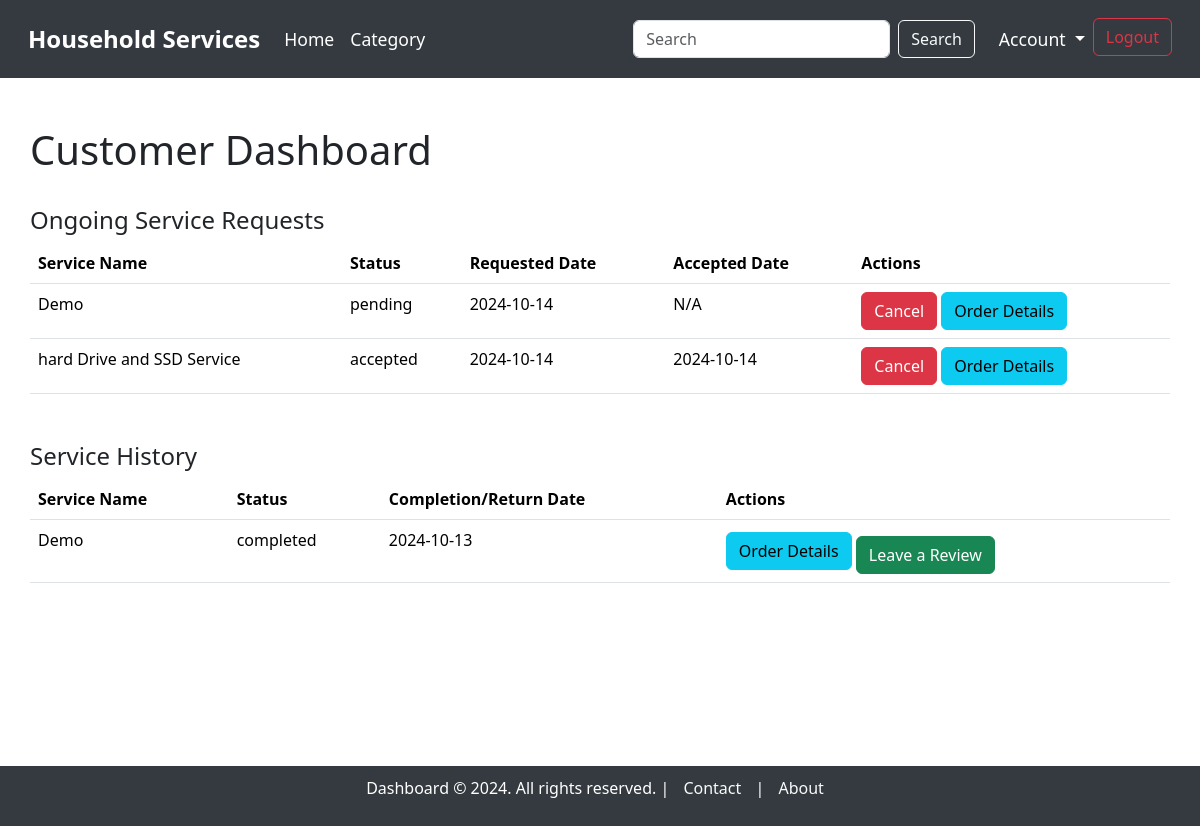
Page /customer_dashboard (signed in) on the earlier database version.
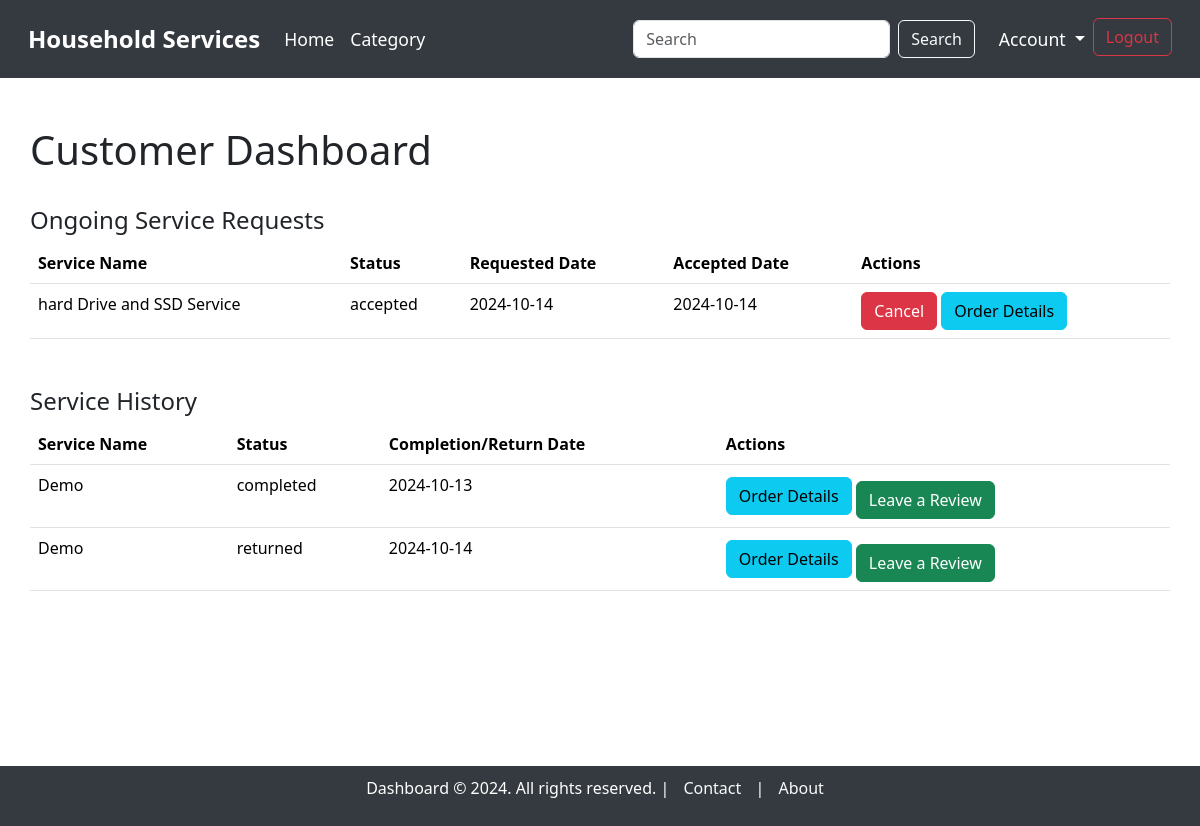
Same page on the later database version.
### model.py (models this page shows, shortened)
class ServiceRequest(db.Model):
    __tablename__ = "service_requests"
    service_request_id = db.Column(db.Integer, autoincrement=True, primary_key=True)
    service_id = db.Column(db.Integer, db.ForeignKey('service.service_id'), nullable=False)
    user_id = db.Column(db.Integer, db.ForeignKey('users.user_id'), nullable=False)
    supplier_id = db.Column(db.Integer, db.ForeignKey('users.user_id'), nullable=True)  # Link to supplier (optional)
    service_description = db.Column(db.String, nullable=False)
    experience_years = db.Column(db.Integer, nullable=True)
    created_at = db.Column(db.DateTime, default=datetime.utcnow)
    updated_at = db.Column(db.DateTime, default=datetime.utcnow, onupdate=datetime.utcnow)
    date_requested = db.Column(db.DateTime, default=datetime.utcnow, nullable=True)
    date_issued = db.Column(db.DateTime, nullable=True)  #accepted date
    date_completed = db.Column(db.DateTime, nullable=True)
    date_returned = db.Column(db.DateTime, nullable=True)
    status = db.Column(db.String, default='pending')  # 'pending', 'accepted', 'rejected', 'completed', 'returned', 'cancelled'
    price = db.Column(db.Integer, nullable=False)  # Price associated with the service
    customer = db.relationship('User', foreign_keys=[user_id], backref='customer_requests')
    supplier = db.relationship('User', foreign_keys=[supplier_id], backref='supplier_requests')
    service = db.relationship('Service', backref='requests')

class Service(db.Model):
    __tablename__ = "service"
    service_id = db.Column(db.Integer, autoincrement=True, primary_key=True)
    category_id = db.Column(db.Integer, db.ForeignKey('category.category_id'), nullable=False)  # Link to Category model
    supplier_id = db.Column(db.Integer, db.ForeignKey('users.user_id'), nullable=False)  # Link to the supplier
    service_name = db.Column(db.String, unique=True, nullable=False)
    service_description = db.Column(db.String, nullable=False)
    created_at = db.Column(db.DateTime, default=datetime.utcnow)
    updated_at = db.Column(db.DateTime, default=datetime.utcnow, onupdate=datetime.utcnow)
    price = db.Column(db.Integer)
    image = db.Column(db.String)  # Path to the uploaded image
    supplier = db.relationship('User', backref='services')  # Relationship to supplier (User)
    category = db.relationship('Category', backref='services')  # Relationship to Category

### main.py (the view)
@app.route('/customer_dashboard', methods=['GET'])
@login_required(role="customer")
def customer_dashboard():
    user_id = session.get('user_id')
    service_requests = ServiceRequest.query.filter_by(user_id=user_id).filter(ServiceRequest.status.in_(['pending', 'accepted'])).all()
    history_requests = ServiceRequest.query.filter_by(user_id=user_id).filter(ServiceRequest.status.in_(['completed', 'returned'])).all()
    return render_template('dashboard/customer_dashboard.html',
                           service_requests=service_requests,
                           history_requests=history_requests)

### main.py (called while the page is built)
def login_required(role):
    def wrapper(original):
        @wraps(original)
        def inner(*args, **kwargs):  # *args = list of arguments, **kwargs = key word arguments
            if session.get("username") and session.get("role") == role:
                return original(*args, **kwargs)
            else:
                flash(f"You need to login as {role}", "warning")
                return redirect(url_for("login"))
        return inner
    return wrapper

### templates/dashboard/customer_dashboard.html (shortened to what this page needs)
{% extends 'base_dashboard.html' %}
{% block content %}
<div class="container mt-5">
    <h1>Customer Dashboard</h1>
    <br>
    <h4>Ongoing Service Requests</h4>
    {% if service_requests %}
        <table class="table">
            <thead>
                <tr>
                    <th>Service Name</th>
                    <th>Status</th>
                    <th>Requested Date</th>
                    <th>Accepted Date</th>
                    <th>Actions</th>
                </tr>
            </thead>
            <tbody>
                {% for request in service_requests %}
                    <tr>
                        <td>{{ request.service.service_name }}</td>
                        <td>{{ request.status }}</td>
                        <td>{{ request.date_requested.strftime('%Y-%m-%d') }}</td>
                        <td>{{ request.date_issued.strftime('%Y-%m-%d') if request.date_issued else 'N/A' }}</td>
                        <td>
                            <form action="{{ url_for('delete_service_request', service_request_id=request.service_request_id) }}" method="POST" style="display:inline;">
                                <button type="submit" class="btn btn-danger">Cancel</button>
                            </form>
                            <a href="{{ url_for('order_details', service_request_id=request.service_request_id) }}" class="btn btn-info">Order Details</a>
                        </td>
                    </tr>
                {% endfor %}
            </tbody>
        </table>
    {% else %}
        <p>No ongoing service requests found.</p>
    {% endif %}
    <h4 class="mt-5">Service History</h4>
    {% if history_requests %}
        <table class="table">
            <thead>
                <tr>
                    <th>Service Name</th>
                    <th>Status</th>
                    <th>Completion/Return Date</th>
                    <th>Actions</th>
                </tr>
            </thead>
            <tbody>
                {% for request in history_requests %}
                    <tr>
                        <td>{{ request.service.service_name }}</td>
                        <td>{{ request.status }}</td>
                        <td>
                            {% if request.status == 'completed' %}
                                {{ request.date_completed.strftime('%Y-%m-%d') if request.date_completed else 'N/A' }}
                            {% elif request.status == 'returned' %}
                                {{ request.date_returned.strftime('%Y-%m-%d') if request.date_returned else 'N/A' }}
                            {% elif request.status == 'rejected' %}
                                {{ request.date_rejected.strftime('%Y-%m-%d') if request.date_rejected else 'N/A' }}
                            {% else %}
                                N/A
                            {% endif %}
                        </td>
                        <td>
                            <a href="{{ url_for('order_details', service_request_id=request.service_request_id) }}" class="btn btn-info">Order Details</a>
                            {% if request.status in ['completed', 'returned', 'rejected'] %}
                                <a href="{{ url_for('leave_review', service_request_id=request.service_request_id) }}" class="btn btn-success mt-2">Leave a Review</a>
                            {% endif %}
                        </td>
                    </tr>
                {% endfor %}
            </tbody>
        </table>
    {% else %}
        <p>No service history found.</p>
    {% endif %}
</div>
{% endblock %}

Differences in the rows shown:
no longer on this page (row edited): ServiceRequest: service.service_name "Demo", status "pending", date_requested "2024-10-14", date_issued "N/A", shown under "Ongoing Service Requests"
added ServiceRequest: service.service_name "Demo", status "returned", date_returned "2024-10-14", shown under "Service History"
